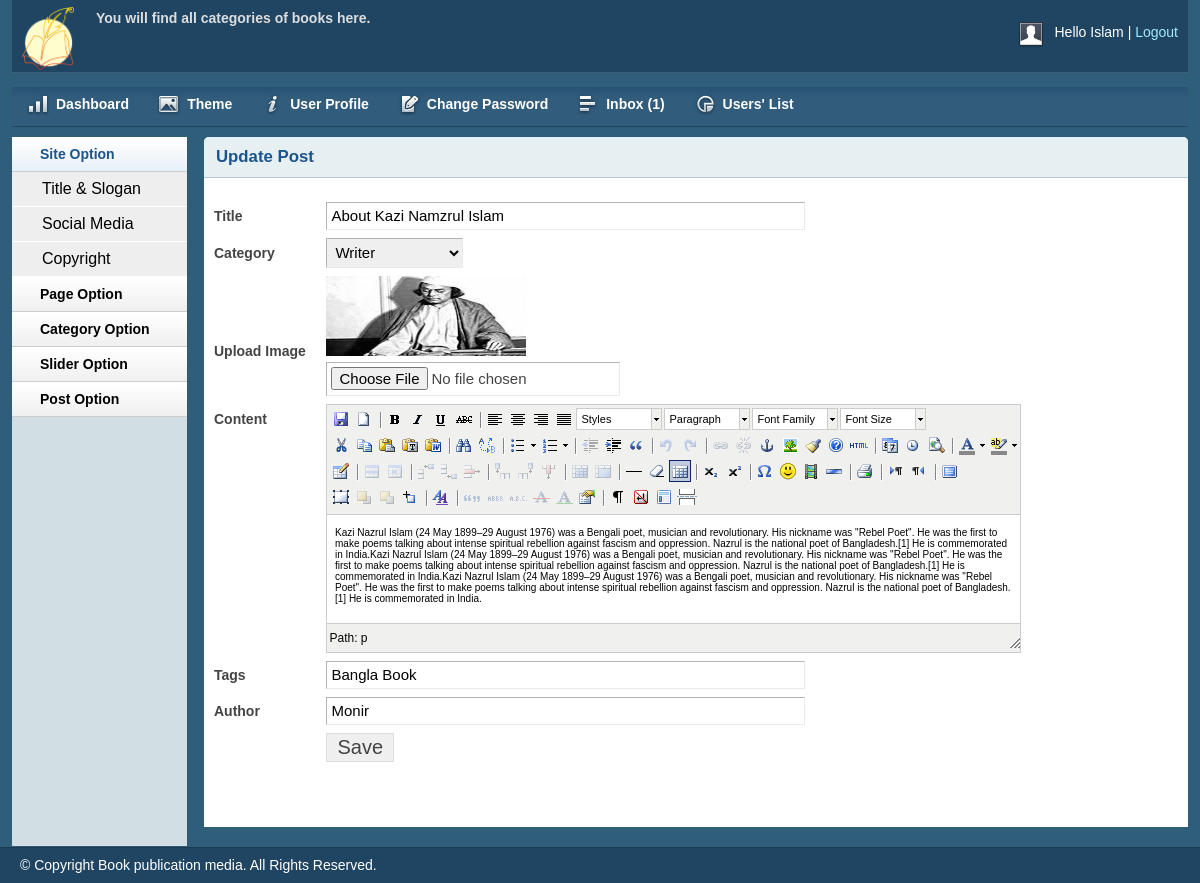
The page /admin/editpost.php?editpostid=2 (signed in) on the database its author committed.
### tables this page shows
CREATE TABLE `tbl_post` (
  `id` int(11) NOT NULL,
  `cat` int(11) NOT NULL,
  `title` varchar(255) NOT NULL,
  `body` text NOT NULL,
  `image` varchar(255) NOT NULL,
  `author` varchar(255) NOT NULL,
  `tags` varchar(255) NOT NULL,
  `date` date NOT NULL DEFAULT current_timestamp(),
  `userid` int(11) NOT NULL
);

CREATE TABLE `tbl_category` (
  `id` int(11) NOT NULL,
  `name` varchar(50) NOT NULL
);

### lib/Database.php (called while the page is built, shortened)
<?php
Class Database{
	public $host   = DB_HOST;
	public $user   = DB_USER;
	public $pass   = DB_PASS;
	public $dbname = DB_NAME;
	public $link;
	private function connectDB(){
	$this->link = new mysqli($this->host, $this->user, $this->pass, $this->dbname);
 }
	public function select($query){
		$result = $this->link->query($query) or die($this->link->error.__LINE__);
		if($result->num_rows > 0){
			return $result;
		} else {
			return false;
		}
	}
}

### admin/editpost.php (the view, shortened to what this page needs)
<?php include 'inc/header.php'; ?>
<?php include 'inc/sidebar.php'; ?>
<?php
if (!isset($_GET['editpostid']) || $_GET['editpostid'] == NULL) {
    echo "<script>window.location = 'postlist.php';</script>";
} else {
    $postid = $_GET['editpostid'];
}
?>
<div class="grid_10">
    <div class="box round first grid">
        <h2>Update Post</h2>
        <div class="block">
            <?php
            $query = "select * from tbl_post where id='$postid'";
            $getpost = $db->select($query);
            while ($postresult = $getpost->fetch_assoc()) {
            ?>
                <form action="" method="post" enctype="multipart/form-data">
                    <table class="form">
                        <tr>
                            <td>
                                <label>Title</label>
                            </td>
                            <td>
                                <input type="text" name="title" value="<?php echo $postresult['title']; ?>" class="medium" />
                            </td>
                        </tr>
                        <tr>
                            <td>
                                <label>Category</label>
                            </td>
                            <td>
                                <select id="select" name="cat">
                                    <?php
                                    $query = "select * from tbl_category";
                                    $category = $db->select($query);
                                    if ($category) {
                                        while ($result = $category->fetch_assoc()) {
                                    ?>
                                            <option <?php
                                                    if ($postresult['cat'] == $result['id']) { ?> selected="selected" <?php } ?> value="<?php echo $result['id']; ?>"><?php echo $result['name']; ?></option>
                                    <?php }
                                    } ?>
                                </select>
                            </td>
                        </tr>
                        <tr>
                            <td>
                                <label>Upload Image</label>
                            </td>
                            <td>
                                <img src="<?php echo $postresult['image']; ?>" height="80px" width="200px" /><br />
                                <input type="file" name="image" />
                            </td>
                        </tr>
                        <tr>
                            <td style="vertical-align: top; padding-top: 9px;">
                                <label>Content</label>
                            </td>
                            <td>
                            </td>
                        </tr>
                        <tr>
                            <td>
                                <label>Tags</label>
                            </td>
                            <td>
                                <input type="text" name="tags" value="<?php echo $postresult['tags']; ?>" class="medium" />
                            </td>
                        </tr>
                        <tr>
                            <td>
                                <label>Author</label>
                            </td>
                            <td>
                                <input type="text" name="author" value="<?php echo $postresult['author']; ?>" class="medium" />
                            </td>
                        </tr>
                        <tr>
                            <td></td>
                            <td>
                                <input type="submit" name="submit" Value="Save" />
                            </td>
                        </tr>
                    </table>
                </form>
            <?php } ?>
        </div>
    </div>
</div>
<?php include 'inc/footer.php'; ?>

### admin/css/layout.css (style rules this page uses)
body { background: #fff none repeat scroll 0 0; color: #444; font-size: 14px; padding: 0; }
h1, h2, h3, h4, h5, h6 { line-height:1.2em; margin-bottom:.3em; }
h2 { margin-top:1em; }
.box { background:#fff; margin-bottom:20px; padding:10px 10px 10px 10px; margin-left:-8px; }
.box.grid { padding-bottom:40px; }
.box.round { -moz-border-radius: 5px 5px 0px 0px; -webkit-border-radius: 5px 5px 0px 0px; border-radius: 5px 5px 0px 0px; }
.box h2 { font-size:1.2em; font-weight:bold; color:#1B548D; background:#E6F0F3; margin:-10px -10px 0 -10px; padding:10px 12px; border-bottom:1px solid #B3CBD6; -moz-border-radius: 5px 5px 0px 0px; -webkit-border-radius: 5px 5px 0px 0px; border-radius: 5px 5px 0px 0px; }
.box.first { min-height: 406px; }
.block { padding-top:20px; }
table.form { width:100%; }
table.form td { padding:4px 0px; }
table.form label { font-weight:bold; }
table.form input, table.form select { font-size: 15px; padding: 4px 4px 5px 4px; border-top: 1px solid #b3b3b3; border-left: 1px solid #b3b3b3; border-right: 1px solid #eaeaea; border-bottom: 1px solid #eaeaea; }
table.form input[type="submit"] { border: 1px solid #ddd; color: #444; cursor: pointer; font-size: 20px; padding: 2px 10px; }
input.medium { width: 55%; }
.block { padding-bottom:1px; }

### admin/js/tiny-mce/themes/advanced/skins/default/content.css (style rules this page uses)
body, td, pre { color:#000; font-family:Verdana, Arial, Helvetica, sans-serif; font-size:10px; margin:8px; }
body { background:#FFF; }
h2 { font-size: 1.5em }
img { border:0; }
table, img, hr, .mceItemAnchor { cursor:default }
table td, table th { cursor:text }

### rows shown on the page
tbl_post: title "About Kazi Namzrul Islam", cat "Writer", image (picture), tags "Bangla Book", author "Monir"

### other values the page prints
Session::get('username') "Islam"
$count "1"
